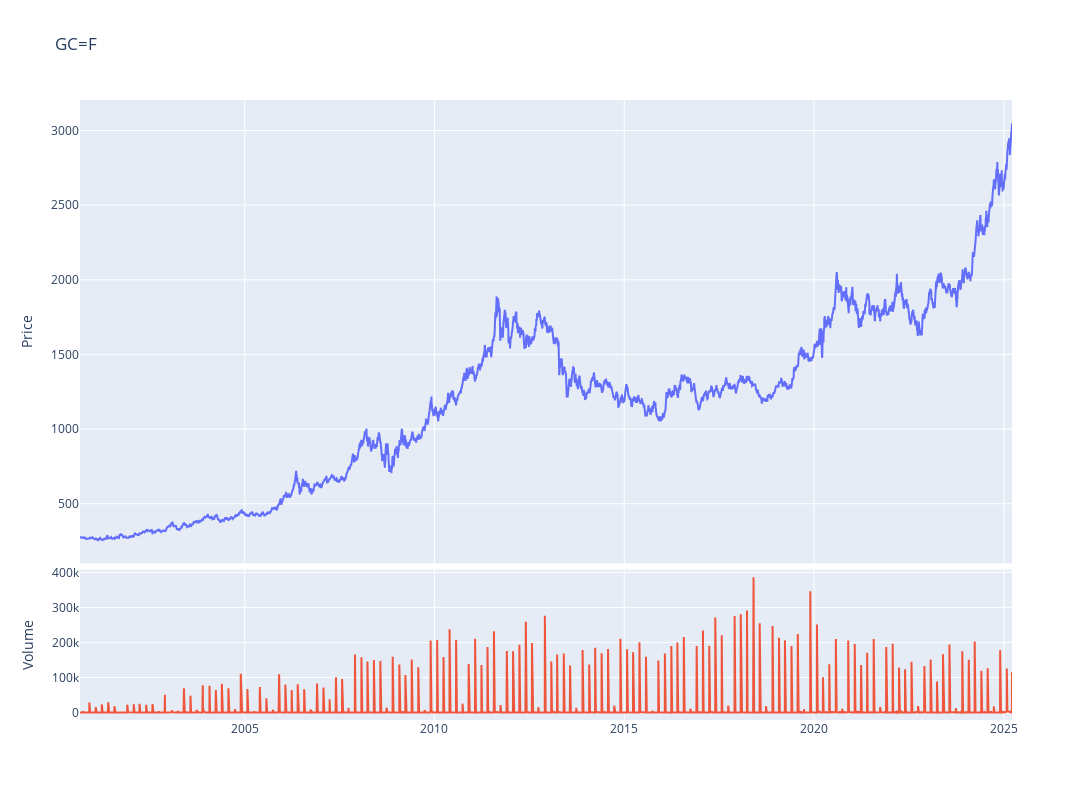

The notebook cell this image was saved under:
### Code cell
fig = make_subplots(rows=4, cols=1,shared_xaxes=True,vertical_spacing=0.01,specs=[[{'rowspan':3,'colspan':1}],[None],[None],[{'rowspan':1,'colspan':1}]])

# Graph (1,1)
fig.add_trace(go.Scatter(x=stock_ticker.index,y=stock_ticker['Adj Close'],mode="lines",name=f"{ticker}"),row=1, col=1)
# Update xaxis properties
fig.update_yaxes(title_text="Price", row=1, col=1)

# Graph (4,1)
fig.add_trace(go.Scatter(x=stock_ticker.index,y=stock_ticker['Volume'],mode="lines",name='Volume'),row=4, col=1)
fig.update_yaxes(title_text="Volume", row=4, col=1)

fig.update_layout(height=800, width=1300,showlegend=False,title=f"{ticker}")

fig.show()

### Figure 1 — Plotly figure (JSON) as saved in the notebook; plotly's stock layout.template omitted (floating-point values rounded to 4 significant figures; data arrays with more than 128 entries replaced by an {"elided": "..."} marker saying what was removed)
{"data": [{"mode": "lines", "name": "GC=F", "type": "scatter", "x": {"elided": "6160 str values"}, "xaxis": "x", "y": {"elided": "6160 float values"}, "yaxis": "y"}, {"mode": "lines", "name": "Volume", "type": "scatter", "x": {"elided": "6160 str values"}, "xaxis": "x2", "y": {"elided": "6160 int values"}, "yaxis": "y2"}], "layout": {"height": 800, "showlegend": false, "title": {"text": "GC=F"}, "width": 1300, "xaxis": {"anchor": "y", "domain": [0, 1], "matches": "x2", "showticklabels": false}, "xaxis2": {"anchor": "y2", "domain": [0, 1]}, "yaxis": {"anchor": "x", "domain": [0.2525, 1], "title": {"text": "Price"}}, "yaxis2": {"anchor": "x2", "domain": [0, 0.2425], "title": {"text": "Volume"}}}}
